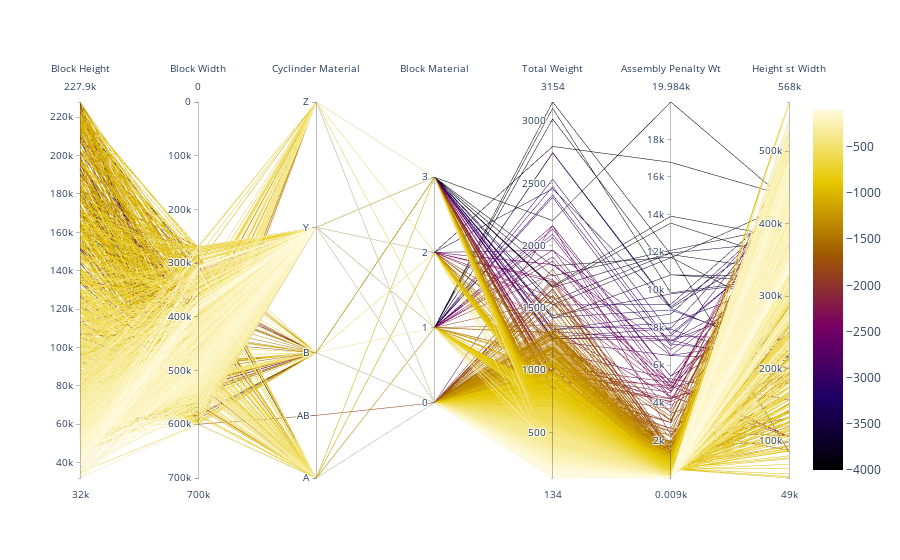

Notebook cell for this chart:
### Code cell
import plotly.graph_objects as go
import pandas as pd

df = pd.read_csv("https://raw.githubusercontent.com/bcdunbar/datasets/master/parcoords_data.csv")

fig = go.Figure(data=
    go.Parcoords(
        line = dict(color = df['colorVal'],
                   colorscale = 'Electric',
                   showscale = True,
                   cmin = -4000,
                   cmax = -100),
        dimensions = list([
            dict(range = [32000,227900],
#                  constraintrange = [100000,150000],
                 label = "Block Height", values = df['blockHeight']),
            dict(range = [700000, 0],
                 label = 'Block Width', values = df['blockWidth']),
            dict(tickvals = [0,0.5,1,2,3],
                 ticktext = ['A','AB','B','Y','Z'],
                 label = 'Cyclinder Material', values = df['cycMaterial']),
            dict(range = [-1,4],
                 tickvals = [0,1,2,3],
                 label = 'Block Material', values = df['blockMaterial']),
            dict(range = [134,3154],
                 visible = True,
                 label = 'Total Weight', values = df['totalWeight']),
            dict(range = [9,19984],
                 label = 'Assembly Penalty Wt', values = df['assemblyPW']),
            dict(range = [49000,568000],
                 label = 'Height st Width', values = df['HstW'])])
    )
)
fig.show()

### Figure 1 — Plotly figure (JSON) as saved in the notebook; plotly's stock layout.template omitted (floating-point values rounded to 4 significant figures; data arrays with more than 128 entries replaced by an {"elided": "..."} marker saying what was removed)
{"data": [{"dimensions": [{"label": "Block Height", "range": [32000, 227900], "values": {"elided": "2577 int values"}}, {"label": "Block Width", "range": [700000, 0], "values": {"elided": "2577 int values"}}, {"label": "Cyclinder Material", "ticktext": ["A", "AB", "B", "Y", "Z"], "tickvals": [0, 0.5, 1, 2, 3], "values": {"elided": "2577 float values"}}, {"label": "Block Material", "range": [-1, 4], "tickvals": [0, 1, 2, 3], "values": {"elided": "2577 int values"}}, {"label": "Total Weight", "range": [134, 3154], "values": {"elided": "2577 int values"}, "visible": true}, {"label": "Assembly Penalty Wt", "range": [9, 19984], "values": {"elided": "2577 int values"}}, {"label": "Height st Width", "range": [49000, 568000], "values": {"elided": "2577 int values"}}], "line": {"cmax": -100, "cmin": -4000, "color": {"elided": "2577 int values"}, "colorscale": [[0, "rgb(0, 0, 0)"], [0.2, "rgb(30,0,100)"], [0.4, "rgb(120,0,100)"], [0.6, "rgb(160,90,0)"], [0.8, "rgb(230,200,0)"], [1, "rgb(255,250,220)"]], "showscale": true}, "type": "parcoords"}], "layout": {"autosize": true}}
